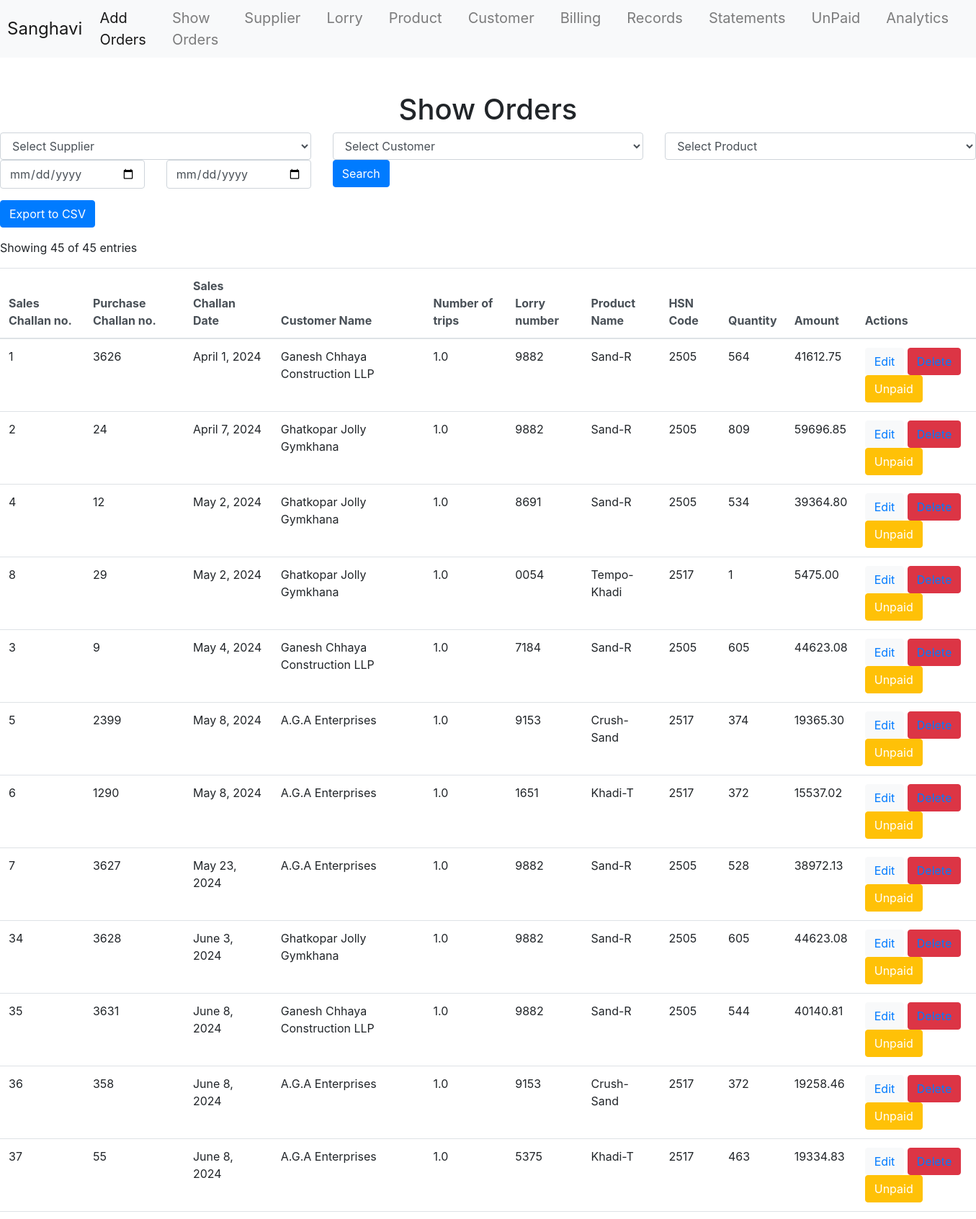
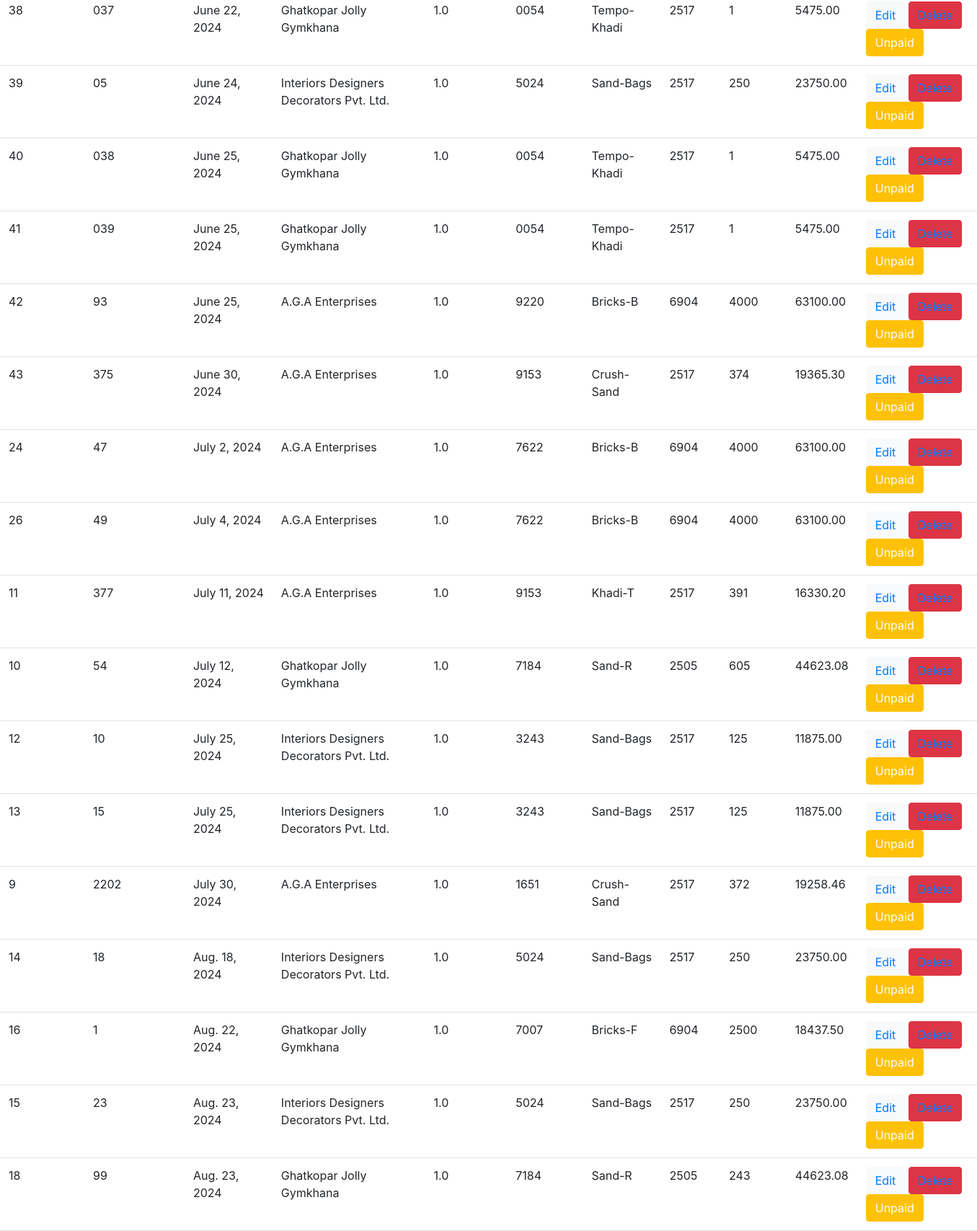
The page /invoiceApp/sv/ (upper part) on the database its author committed (2 pictures, top to bottom).
### invoiceApp/models.py (models this page shows, shortened)
class Orders(models.Model):
    oid = models.AutoField(primary_key=True)
    fname = models.ForeignKey(Supplier, on_delete=models.CASCADE)
    Cname = models.ForeignKey(Customer, on_delete=models.CASCADE)
    Pname = models.CharField(max_length=100)
    Dname = models.CharField(max_length=20)
    Lno = models.ForeignKey(Lorry, on_delete=models.CASCADE)
    pcno = models.CharField(max_length=20)
    scno = models.CharField(max_length=20)
    product = models.ForeignKey(Product, on_delete=models.CASCADE)
    trip = models.FloatField(default=0)
    df1 = models.DateField(null=True, blank=True)
    df2 = models.DateField(null=True, blank=True)
    df3 = models.DateField(null=True, blank=True)
    length = models.FloatField(null=True, blank=True)
    width = models.FloatField(null=True, blank=True)
    height = models.FloatField(null=True, blank=True)
    pcs = models.FloatField(null=True, blank=True)
    amount = models.FloatField(null=True, blank=True)
    billed = models.CharField(max_length=3, default='No')
    purchaseRate = models.FloatField(null=True, blank=True)

class Customer(models.Model):
    Cname = models.CharField(max_length=50, primary_key=True)
    group = models.CharField(max_length=20, default='SB')
    adr = models.CharField(max_length=100)
    phone = models.CharField(max_length=20, null=True, blank=True)
    gst = models.CharField(max_length=20)
    pan = models.CharField(max_length=20, null=True, blank=True)
    state = models.CharField(max_length=30, null=True, blank=True)
    code = models.FloatField(null=True, blank=True)

class Lorry(models.Model):
    Lno = models.CharField(max_length=20, primary_key=True)  # Primary key field
    length = models.FloatField(null=True, blank=True)  # Length of the lorry
    width = models.FloatField(null=True, blank=True)   # Width of the lorry
    height = models.FloatField(null=True, blank=True)  # Height of the lorry
    def __str__(self):
        return str(self.Lno)

class Product(models.Model):
    name = models.CharField(max_length=20, primary_key=True)
    quantity_per = models.FloatField()
    pcs_fts = models.FloatField()
    rate = models.FloatField()
    tax_rate = models.FloatField()
    hsn_code = models.CharField(max_length=20)
    def __str__(self):
        return self.name

### invoiceApp/views.py (the view)
# urls.py: path('sv/', views.showView, name='show_url'),
def showView(request):
    supplier_query = request.GET.get('q', '')
    customer_query = request.GET.get('customer', '')
    product_query = request.GET.get('product', '')
    start_date_query = request.GET.get('start_date', '')
    end_date_query = request.GET.get('end_date', '')
    suppliers = Supplier.objects.all()
    customers = Customer.objects.all()
    products = Product.objects.all()
    total_obj = Orders.objects.all()
    total_count = total_obj.count()
    obj = Orders.objects.all()
    if supplier_query:
        obj = obj.filter(Q(fname__fname__icontains=supplier_query))
    if customer_query:
        obj = obj.filter(Q(Cname__Cname__icontains=customer_query))
    if product_query:
        obj = obj.filter(Q(product__name__icontains=product_query))
    if start_date_query and end_date_query:
        start_date = parse_date(start_date_query)
        end_date = parse_date(end_date_query)
        if start_date and end_date:
            obj = obj.filter(df3__range=[start_date, end_date])
    obj = obj.order_by('df3')
    filtered_count = obj.count()
    template_name = 'invoice/show.html'
    context = { 'obj': obj,
                'query': supplier_query,
                'customer_query': customer_query,
                'product_query': product_query,
                'start_date_query': start_date_query,
                'end_date_query': end_date_query,
                'filtered_count': filtered_count,
                'total_count': total_count,
                'suppliers': suppliers,
                'customers': customers,
                'products': products,}
    return render(request, template_name, context)

### invoiceApp/templates/invoice/show.html (shortened to what this page needs)
{% extends 'layout.html' %}
{% block content %}
    <h1 class="text-center">Show Orders</h1>
    <form method="GET" action="{% url 'show_url' %}" class="mb-3">
        <div class="row">
                    <div class="col-md-4">
            <select name="q" class="form-control">
                <option value="">Select Supplier</option>
            </select>
        </div>
        <div class="col-md-4">
            <select name="customer" class="form-control">
                <option value="">Select Customer</option>
            </select>
        </div>
         <div class="col-md-4">
            <select name="product" class="form-control">
                <option value="">Select Product</option>
            </select>
        </div>
            <div class="col-md-2">
                <input type="date" name="start_date" class="form-control" placeholder="Start Date" value="{{ start_date_query }}">
            </div>
            <div class="col-md-2">
                <input type="date" name="end_date" class="form-control" placeholder="End Date" value="{{ end_date_query }}">
            </div>
            <div class="col-md-1">
                <button type="submit" class="btn btn-primary">Search</button>
            </div>
        </div>
    </form>
    <a href="{% url 'export_csv_url' %}" class="btn btn-primary mb-3">Export to CSV</a>
    <p>Showing {{ filtered_count }} of {{ total_count }} entries</p>
<table class="table">
        <thead class="thead-light">
            <tr>
            <th scope="col" style="position: sticky; top: 70px; background-color: white;">Sales Challan no.</th>
            <th scope="col" style="position: sticky; top: 70px; background-color: white;">Purchase Challan no.</th>
            <th scope="col" style="position: sticky; top: 70px; background-color: white;">Sales Challan Date</th>
            <th scope="col" style="position: sticky; top: 70px; background-color: white;">Customer Name</th>
            <th scope="col" style="position: sticky; top: 70px; background-color: white;">Number of trips</th>
            <th scope="col" style="position: sticky; top: 70px; background-color: white;">Lorry number</th>
            <th scope="col" style="position: sticky; top: 70px; background-color: white;">Product Name</th>
            <th scope="col" style="position: sticky; top: 70px; background-color: white;">HSN Code</th>
            <th scope="col" style="position: sticky; top: 70px; background-color: white;">Quantity</th>
            <th scope="col" style="position: sticky; top: 70px; background-color: white;">Amount</th>
            <th scope="col" style="position: sticky; top: 70px; background-color: white;">Actions</th>
            </tr>
        </thead>
        <tbody>
            {% for i in obj %}
                <tr>
                    <td>{{i.scno}}</td>
                    <td>{{i.pcno}}</td>
                    <td>{{i.df3}}</td>
                    <td>{{i.Cname.Cname}}</td>
                    <td>{{i.trip}}</td>
                    <td>{{i.Lno}}</td>
                    <td>{{i.product}}</td>
                    <td>{{ i.product.hsn_code }}</td>
                    <td>{{i.pcs|floatformat:0}}</td>
                    <td>{{i.amount |floatformat:2}}</td>
                    <td>
                        <button class="btn btn-light"><a href="{% url 'update_url' i.oid %}">Edit</a></button>
                        <button class="btn btn-danger"><a href="{% url 'delete_url' i.oid %}">Delete</a></button>
                        <form action="{% url 'unpaid_url' i.oid %}" method="post" style="display:inline;">
    <button type="submit" class="btn btn-warning" onclick="return confirm('Are you sure you want to mark this as unpaid?');" style="color: white;">
        Unpaid
    </button>
</form>
                    </td>
                </tr>
            {% endfor %}
        </tbody>
    </table>
{% endblock %}

### rows shown on the page
Orders: scno "1", pcno "3626", df3 "April 1, 2024", Cname.Cname "Ganesh Chhaya Construction LLP", trip "1.0", Lno "9882", product "Sand-R", product.hsn_code "2505", pcs "564", amount "41612.75"
Orders: scno "2", pcno "24", df3 "April 7, 2024", Cname.Cname "Ghatkopar Jolly Gymkhana", trip "1.0", Lno "9882", product "Sand-R", product.hsn_code "2505", pcs "809", amount "59696.85"
Orders: scno "4", pcno "12", df3 "May 2, 2024", Cname.Cname "Ghatkopar Jolly Gymkhana", trip "1.0", Lno "8691", product "Sand-R", product.hsn_code "2505", pcs "534", amount "39364.80"
Orders: scno "8", pcno "29", df3 "May 2, 2024", Cname.Cname "Ghatkopar Jolly Gymkhana", trip "1.0", Lno "0054", product "Tempo-Khadi", product.hsn_code "2517", pcs "1", amount "5475.00"
Orders: scno "3", pcno "9", df3 "May 4, 2024", Cname.Cname "Ganesh Chhaya Construction LLP", trip "1.0", Lno "7184", product "Sand-R", product.hsn_code "2505", pcs "605", amount "44623.08"
Orders: scno "5", pcno "2399", df3 "May 8, 2024", Cname.Cname "A.G.A Enterprises", trip "1.0", Lno "9153", product "Crush-Sand", product.hsn_code "2517", pcs "374", amount "19365.30"
Orders: scno "6", pcno "1290", df3 "May 8, 2024", Cname.Cname "A.G.A Enterprises", trip "1.0", Lno "1651", product "Khadi-T", product.hsn_code "2517", pcs "372", amount "15537.02"
Orders: scno "7", pcno "3627", df3 "May 23, 2024", Cname.Cname "A.G.A Enterprises", trip "1.0", Lno "9882", product "Sand-R", product.hsn_code "2505", pcs "528", amount "38972.13"
Orders: scno "34", pcno "3628", df3 "June 3, 2024", Cname.Cname "Ghatkopar Jolly Gymkhana", trip "1.0", Lno "9882", product "Sand-R", product.hsn_code "2505", pcs "605", amount "44623.08"
Orders: scno "35", pcno "3631", df3 "June 8, 2024", Cname.Cname "Ganesh Chhaya Construction LLP", trip "1.0", Lno "9882", product "Sand-R", product.hsn_code "2505", pcs "544", amount "40140.81"
Orders: scno "36", pcno "358", df3 "June 8, 2024", Cname.Cname "A.G.A Enterprises", trip "1.0", Lno "9153", product "Crush-Sand", product.hsn_code "2517", pcs "372", amount "19258.46"
Orders: scno "37", pcno "55", df3 "June 8, 2024", Cname.Cname "A.G.A Enterprises", trip "1.0", Lno "5375", product "Khadi-T", product.hsn_code "2517", pcs "463", amount "19334.83"
Orders: scno "38", pcno "037", df3 "June 22, 2024", Cname.Cname "Ghatkopar Jolly Gymkhana", trip "1.0", Lno "0054", product "Tempo-Khadi", product.hsn_code "2517", pcs "1", amount "5475.00"
Orders: scno "39", pcno "05", df3 "June 24, 2024", Cname.Cname "Interiors Designers Decorators Pvt. Ltd.", trip "1.0", Lno "5024", product "Sand-Bags", product.hsn_code "2517", pcs "250", amount "23750.00"
Orders: scno "40", pcno "038", df3 "June 25, 2024", Cname.Cname "Ghatkopar Jolly Gymkhana", trip "1.0", Lno "0054", product "Tempo-Khadi", product.hsn_code "2517", pcs "1", amount "5475.00"
Orders: scno "41", pcno "039", df3 "June 25, 2024", Cname.Cname "Ghatkopar Jolly Gymkhana", trip "1.0", Lno "0054", product "Tempo-Khadi", product.hsn_code "2517", pcs "1", amount "5475.00"
Orders: scno "42", pcno "93", df3 "June 25, 2024", Cname.Cname "A.G.A Enterprises", trip "1.0", Lno "9220", product "Bricks-B", product.hsn_code "6904", pcs "4000", amount "63100.00"
Orders: scno "43", pcno "375", df3 "June 30, 2024", Cname.Cname "A.G.A Enterprises", trip "1.0", Lno "9153", product "Crush-Sand", product.hsn_code "2517", pcs "374", amount "19365.30"
Orders: scno "24", pcno "47", df3 "July 2, 2024", Cname.Cname "A.G.A Enterprises", trip "1.0", Lno "7622", product "Bricks-B", product.hsn_code "6904", pcs "4000", amount "63100.00"
Orders: scno "26", pcno "49", df3 "July 4, 2024", Cname.Cname "A.G.A Enterprises", trip "1.0", Lno "7622", product "Bricks-B", product.hsn_code "6904", pcs "4000", amount "63100.00"
Orders: scno "11", pcno "377", df3 "July 11, 2024", Cname.Cname "A.G.A Enterprises", trip "1.0", Lno "9153", product "Khadi-T", product.hsn_code "2517", pcs "391", amount "16330.20"
Orders: scno "10", pcno "54", df3 "July 12, 2024", Cname.Cname "Ghatkopar Jolly Gymkhana", trip "1.0", Lno "7184", product "Sand-R", product.hsn_code "2505", pcs "605", amount "44623.08"
Orders: scno "12", pcno "10", df3 "July 25, 2024", Cname.Cname "Interiors Designers Decorators Pvt. Ltd.", trip "1.0", Lno "3243", product "Sand-Bags", product.hsn_code "2517", pcs "125", amount "11875.00"
Orders: scno "13", pcno "15", df3 "July 25, 2024", Cname.Cname "Interiors Designers Decorators Pvt. Ltd.", trip "1.0", Lno "3243", product "Sand-Bags", product.hsn_code "2517", pcs "125", amount "11875.00"
Orders: scno "9", pcno "2202", df3 "July 30, 2024", Cname.Cname "A.G.A Enterprises", trip "1.0", Lno "1651", product "Crush-Sand", product.hsn_code "2517", pcs "372", amount "19258.46"
Orders: scno "14", pcno "18", df3 "Aug. 18, 2024", Cname.Cname "Interiors Designers Decorators Pvt. Ltd.", trip "1.0", Lno "5024", product "Sand-Bags", product.hsn_code "2517", pcs "250", amount "23750.00"
Orders: scno "16", pcno "1", df3 "Aug. 22, 2024", Cname.Cname "Ghatkopar Jolly Gymkhana", trip "1.0", Lno "7007", product "Bricks-F", product.hsn_code "6904", pcs "2500", amount "18437.50"
Orders: scno "15", pcno "23", df3 "Aug. 23, 2024", Cname.Cname "Interiors Designers Decorators Pvt. Ltd.", trip "1.0", Lno "5024", product "Sand-Bags", product.hsn_code "2517", pcs "250", amount "23750.00"
Orders: scno "18", pcno "99", df3 "Aug. 23, 2024", Cname.Cname "Ghatkopar Jolly Gymkhana", trip "1.0", Lno "7184", product "Sand-R", product.hsn_code "2505", pcs "243", amount "44623.08"

### other values the page prints
{{ filtered_count }} "45"
{{ total_count }} "45"
